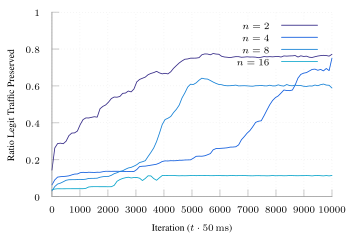

gnuplot code for this plot:
set terminal tikz standalone color size 9cm,6cm font '\scriptsize' preamble '\usepackage{microtype} \usepackage{times} \usepackage[T1]{fontenc} \usepackage{siunitx}\sisetup{detect-all}'
set output "soln-varyN-binary.tex"

load "parula.pal"

set style line 102 lc rgb '#a0a0a0' lt 1 lw 1
set border ls 102
set colorbox border 102
set key textcolor rgb "black"
set tics textcolor rgb "black"
set label textcolor rgb "black"

set border 3
set grid x y
set xtics nomirror
set ytics nomirror

#set key autotitle columnhead
set datafile separator ","

set xlabel "Iteration ($t \\cdot{} \\SI{50}{\\milli\\second}$)"
set ylabel "Ratio Legit Traffic Preserved"

set yrange [0.0:1.0]

plot '../results/soln-2-avg.csv' u 1:3 w lines smooth sbezier title "$n=2$", \
     '../results/soln-4-avg.csv' u 1:3 w lines smooth sbezier title "$n=4$", \
     '../results/soln-8-avg.csv' u 1:3 w lines smooth sbezier title "$n=8$", \
     '../results/soln-16-avg.csv' u 1:3 w lines smooth sbezier title "$n=16$"
